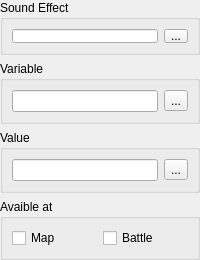
     <widget class="QWidget" name="pageSkillVariable">
      <layout class="QGridLayout" name="gridLayout_79">
       <property name="sizeConstraint">
        <enum>QLayout::SetNoConstraint</enum>
       </property>
       <property name="leftMargin">
        <number>0</number>
       </property>
       <property name="topMargin">
        <number>0</number>
       </property>
       <property name="rightMargin">
        <number>0</number>
       </property>
       <property name="bottomMargin">
        <number>0</number>
       </property>
       <item row="0" column="0">
        <widget class="QGroupBox" name="groupSkillVariableSoundEffect">
         <property name="maximumSize">
          <size>
           <width>16777215</width>
           <height>55</height>
          </size>
         </property>
         <property name="title">
          <string>Sound Effect</string>
         </property>
         <layout class="QGridLayout" name="gridLayout_75">
          <item row="0" column="0">
           <widget class="QLineEdit" name="lineSkillVariableSoundEffect">
            <property name="readOnly">
             <bool>true</bool>
            </property>
           </widget>
          </item>
          <item row="0" column="1">
           <widget class="QToolButton" name="toolSkillVariableSelectSound">
            <property name="text">
             <string>...</string>
            </property>
           </widget>
          </item>
         </layout>
        </widget>
       </item>
       <item row="1" column="0">
        <widget class="QGroupBox" name="groupSkillVariable">
         <property name="title">
          <string>Variable</string>
         </property>
         <layout class="QGridLayout" name="gridLayout_76">
          <item row="0" column="0">
           <widget class="QLineEdit" name="lineSkillVariableVar">
            <property name="readOnly">
             <bool>true</bool>
            </property>
           </widget>
          </item>
          <item row="0" column="1">
           <widget class="QToolButton" name="toolSkillVariableSelectVar">
            <property name="text">
             <string>...</string>
            </property>
           </widget>
          </item>
         </layout>
        </widget>
       </item>
       <item row="2" column="0">
        <widget class="QGroupBox" name="groupSkillVariableValue">
         <property name="title">
          <string>Value</string>
         </property>
         <layout class="QGridLayout" name="gridLayout_77">
          <item row="0" column="0">
           <widget class="QLineEdit" name="lineSkillVariableValue">
            <property name="readOnly">
             <bool>true</bool>
            </property>
           </widget>
          </item>
          <item row="0" column="1">
           <widget class="QToolButton" name="toolSkillVariableSelectValue">
            <property name="text">
             <string>...</string>
            </property>
           </widget>
          </item>
         </layout>
        </widget>
       </item>
       <item row="3" column="0">
        <widget class="QGroupBox" name="groupSkillVariableAt">
         <property name="title">
          <string>Avaible at</string>
         </property>
         <layout class="QGridLayout" name="gridLayout_78">
          <item row="0" column="0">
           <widget class="QCheckBox" name="checkSkillVariableAtMap">
            <property name="text">
             <string>Map</string>
            </property>
           </widget>
          </item>
          <item row="0" column="1">
           <widget class="QCheckBox" name="checkSkillVariableAtBattle">
            <property name="text">
             <string>Battle</string>
            </property>
           </widget>
          </item>
         </layout>
        </widget>
       </item>
      </layout>
     </widget>
